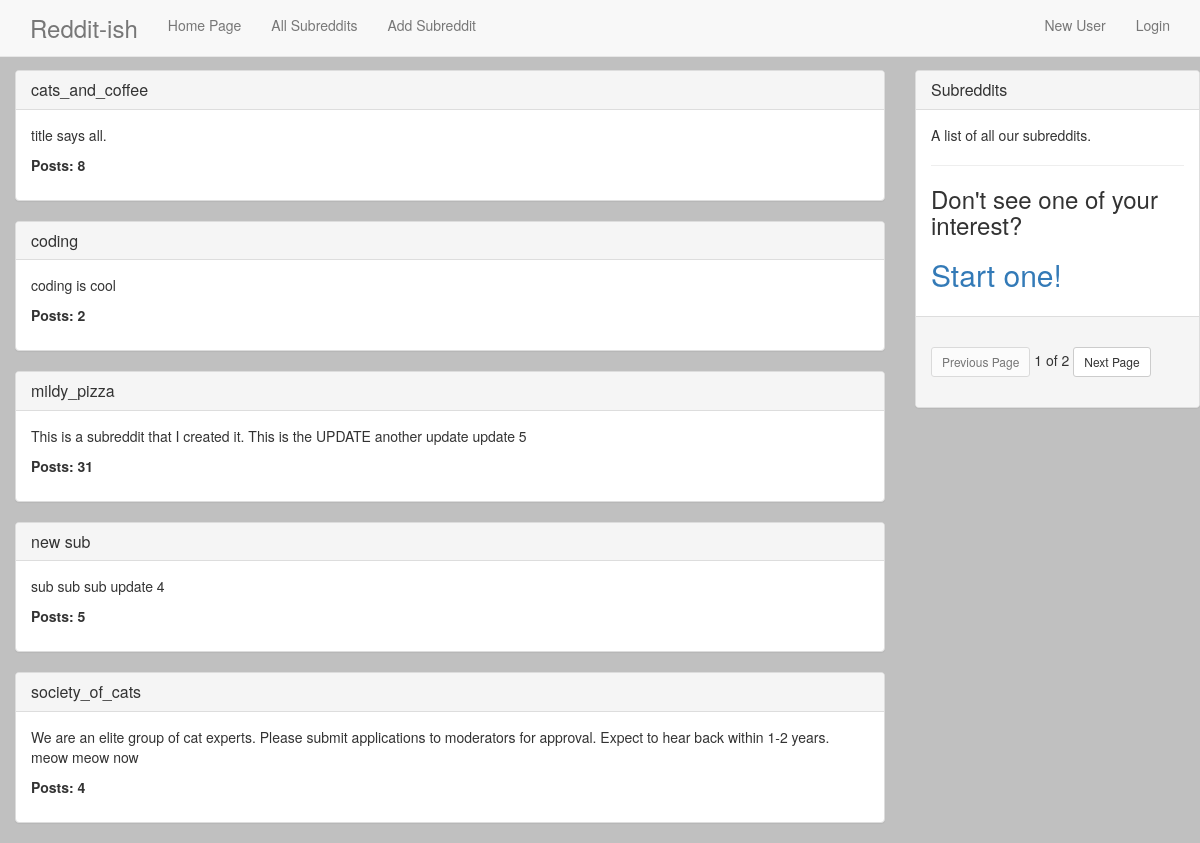
The page /subreddits/ on the database its author committed.
### reddit_app/models.py (models this page shows, shortened)
class Subreddit(models.Model):
    name = models.CharField(max_length=50, unique=True)
    description = models.TextField()
    creation = models.DateTimeField(auto_now_add=True)
    def current_count(self):
        return self.post_set.count()
    def __str__(self):
        return self.name
    class Meta:
        ordering = ("name",)

### reddit_app/views.py (the view)
# urls.py: url(r'^subreddits/$', SubredditView.as_view(), name='subreddit_view'),
class SubredditView(ListView):
    template_name = 'subreddits.html'
    model = Subreddit
    paginate_by = 5

### templates/subreddits.html
{% extends 'base.html' %}
{% block content %}
<div class="row">
<div class="col-md-9">
  {% for subreddit in object_list %}
  <div class="panel panel-default">
    <div class="panel-heading">
        <h3 class="panel-title"><a href="{% url 'subreddit_detail_view' subreddit.id %}">{{ subreddit }}</a></h3>
    </div>
    <div class="panel-body">
        <p>
            {{ subreddit.description }}
        </p>
        <p>
            <b>Posts: {{ subreddit.current_count }}</b>
        </p>
    </div>
  </div>
    {% endfor %}
</div>
<div class="col-md-3">
  <div class="affix">
  <div class="panel panel-default">
    <div class="panel-heading">
      <h3 class='panel-title'>Subreddits</h3>
    </div>
    <div class="panel-body">
      A list of all our subreddits.
      <hr>
      <h3>Don't see one of your interest?</h3>
      <h2><a href="{% url 'subreddit_create_view' %}">Start one!</a></h2>
    </div>
    <div class="panel-footer">
      <div class="pagination">
            {% if page_obj.has_previous %}
              <a href="?page={{ page_obj.previous_page_number }}">
                <button type="button" class="btn btn-default btn-sm">Previous Page</button>
              </a>
            {% else %}
              <button type="button" class="btn btn-default btn-sm" disabled='disabled'>Previous Page</button>
            {% endif %}
            {{ page_obj.number }} of {{ paginator.num_pages }}
            {% if page_obj.has_next %}
              <a href="?page={{ page_obj.next_page_number }}">
                <button type="button" class="btn btn-default btn-sm">Next Page</button>
              </a>
            {% else %}
            <button type="button" class="btn btn-default btn-sm" disabled="disabled">Next Page</button>
            {% endif %}
      </div>
    </div>
  </div>
</div>
</div>
</div>
</div>
{% endblock %}

### templates/base.html (style rules this page uses)
body { background-color: silver; padding-top: 70px; }

### rows shown on the page
Subreddit: name "cats_and_coffee", description "title says all.", current_count "8"
Subreddit: name "coding", description "coding is cool", current_count "2"
Subreddit: name "mildy_pizza", description "This is a subreddit that I created it. This is the UPDATE another update update 5", current_count "31"
Subreddit: name "new sub", description "sub sub sub update 4", current_count "5"
Subreddit: name "society_of_cats", description "We are an elite group of cat experts. Please submit applications to moderators for approval. Expect to hear back within 1-2 years. meow meow now", current_count "4"

### other values the page prints
{{ page_obj.number }} "1"
{{ paginator.num_pages }} "2"
